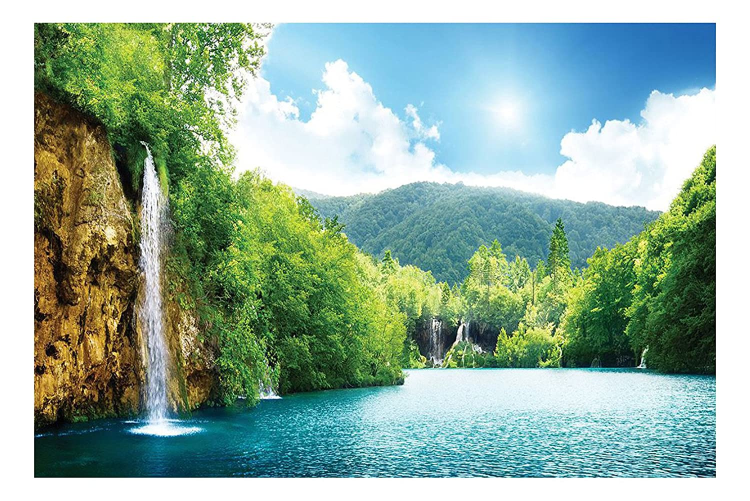
#> input picture image_folder/scenery.jpg, 1500 x 1001 px (shown at 1/2 size)
$ jupyter execute '2_Cropping Image.ipynb'
#> lines starting #> are read from the running program, lines starting #| are printed output that depends on the picture
## Cropping Image

[cell 1]
#import opencv library

import cv2

[cell 2]
#loading and reading a image file
image = cv2.imread('image_folder/scenery.jpg') #path of the image
#> image is the input picture: shape (1001, 1500, 3); mean B, G, R 157.6, 174.4, 146.4

[cell 3]
#shapes of the images in pixels
print(image.shape)
#| (1001, 1500, 3)
print("width: {}".format(image.shape[1]))
#| width: 1500
print("height: {}".format(image.shape[0]))
#| height: 1001
print("channels: {}".format(image.shape[2]))
#| channels: 3

[cell 4]
#display image
cv2.imshow("Image", image)
#for pausing the execution of the script until we press a key on our keyboard
cv2.waitKey(0)

[cell 5]
cropped_image = image[100:700, 500:1000]
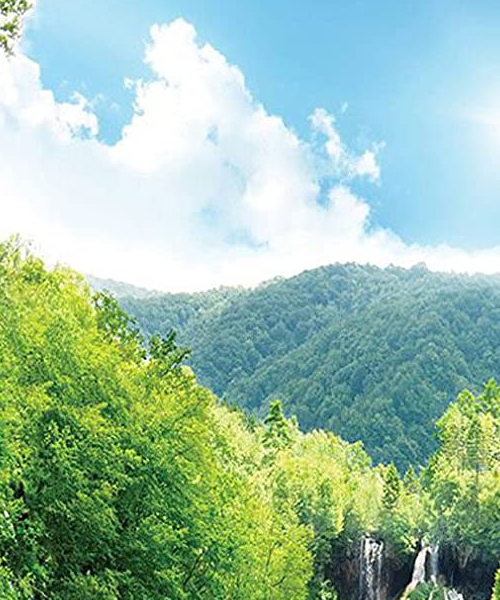
#> cropped_image: shape (600, 500, 3); mean B, G, R 167.8, 190.4, 154.6

[cell 6]
#displaying the cropped image
cv2.imshow("Cropped_image", cropped_image)
#for pausing the execution of the script until we press a key on our keyboard
cv2.waitKey(0)

[cell 7]
#Saving Cropped Image

cv2.imwrite("Cropped_Image.jpg", cropped_image)
#> Out = True
